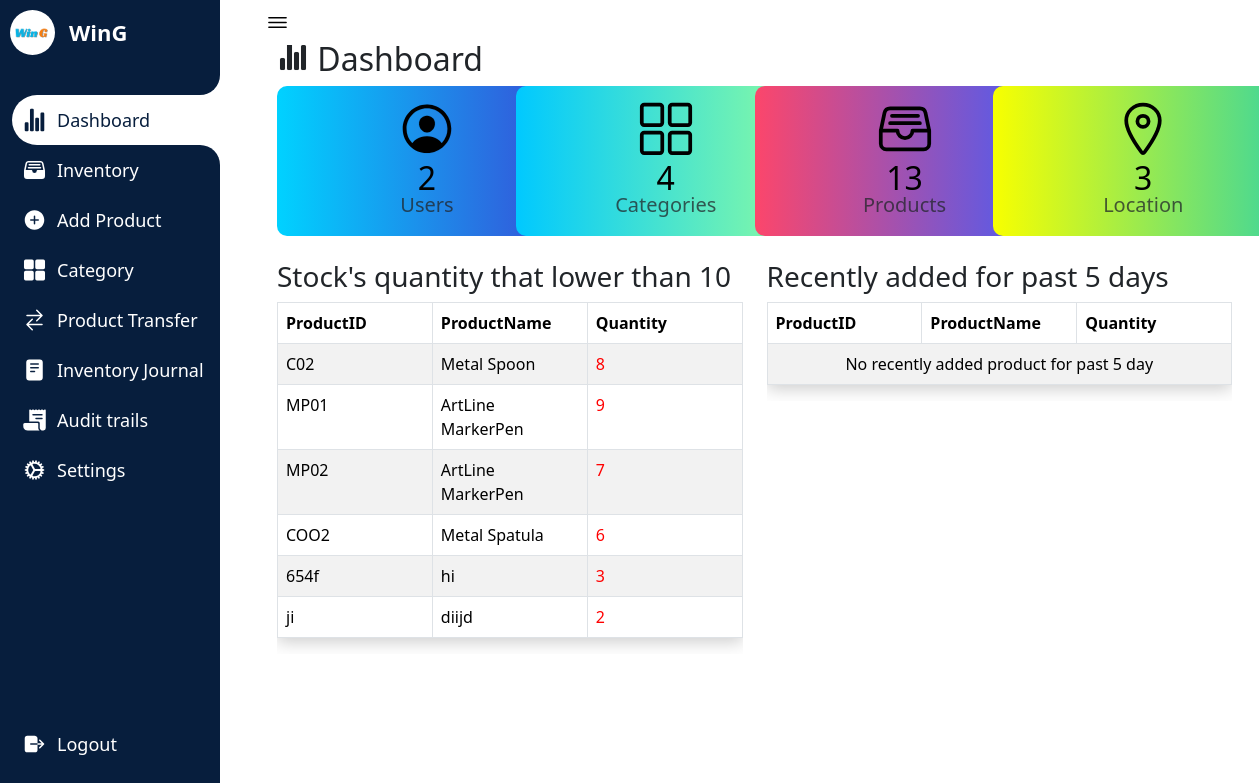
/Dashboard.php (signed in), run on the app's committed database.
### tables this page shows
CREATE TABLE IF NOT EXISTS `companyprofile` (
  `id` int(11) NOT NULL AUTO_INCREMENT,
  `name` varchar(250) NOT NULL,
  `profilepicture` varchar(1000) DEFAULT NULL,
  PRIMARY KEY (`id`)
);

CREATE TABLE IF NOT EXISTS `inventory` (
  `id` varchar(200) NOT NULL,
  `name` varchar(200) NOT NULL,
  `quantity` int(20) NOT NULL,
  `unitprice` decimal(20,2) NOT NULL,
  `variant` varchar(200) DEFAULT NULL,
  `description` varchar(300) NOT NULL,
  `category` varchar(200) NOT NULL,
  `status` varchar(200) NOT NULL,
  `image` varchar(200) NOT NULL,
  `addeddate` timestamp NOT NULL,
  PRIMARY KEY (`id`)
);

### config.php (called while the page is built, shortened)
<?php
$servername = "localhost";
$username = "root";
$password = "";
$dbname = "inventorymanagementsystem";
$conn = mysqli_connect($servername, $username, $password, $dbname);
if (!function_exists('count_by_id')) {
    function count_by_id($table)
    {
        global $conn;
        $query = "SELECT COUNT(*) AS count FROM $table";
        $result = mysqli_query($conn, $query);
        $row = mysqli_fetch_assoc($result);
        return $row['count'];
    }
}
?>

### lowstock.php (the view, shortened to what this page needs)
<?php
require 'config.php';
$sql = "SELECT id, name, quantity FROM inventory WHERE quantity < 10";
$result = mysqli_query($conn, $sql);
if ($result) {
    while ($row = mysqli_fetch_assoc($result)) {
        echo "<tr>";
        echo "<td>" . $row['id'] . "</td>";
        echo "<td>" . $row['name'] . "</td>";
        $quantityColor = ($row['quantity'] < 10) ? 'color: red;' : '';
        echo "<td style='$quantityColor'>" . $row['quantity'] . "</td>";
        echo "</tr>";
    }
} else {
    echo '
    <tr>
        <td colspan="5"><center>Record Not Found</center></td>
    </tr>';
}
?>

### Dashboard.php (shortened to what this page needs)
<?php
require_once "config.php";
$c_category = count_by_id('category');
$c_inventory = count_by_id('inventory');
$c_users = count_by_id('users');
$c_location= count_by_id('location');
$companyId = 1;
$query = "SELECT * FROM companyprofile WHERE id = ?";
$stmt = mysqli_prepare($conn, $query);
mysqli_stmt_bind_param($stmt, "i", $companyId);
mysqli_stmt_execute($stmt);
$result = mysqli_stmt_get_result($stmt);
$companyProfile = mysqli_fetch_assoc($result);
$companyProfileImagePath = $companyProfile['profilepicture'];
$companyName = $companyProfile['name'];
?>
<!DOCTYPE html>
<html lang="en">
<head>
    <link rel="stylesheet" href="testin3.css">
    <link href="https://cdn.jsdelivr.net/npm/bootstrap@5.3.1/dist/css/bootstrap.min.css" rel="stylesheet">
</head>
<body>
<nav>
<div class="logo">
<div class="logo-image">
    <?php
    if (!empty($companyProfileImagePath)) {
        echo '<img src="' . $companyProfileImagePath . '" alt="Company Logo" class="logoimage">';
    } else {
        echo '<img src="path/to/placeholder/image.jpg" alt="No Image" style="">';
    }
    ?>
</div>
    <div class="logo-name">
    <?php echo $companyName; ?>
    </div>
</div>
        <div class="menu-items">
            <ul class="navLinks">
            <li class="navList active">
    <a href="Dashboard.php">
    <ion-icon name="stats-chart"></ion-icon>
        <span class="links">Dashboard</span>
    </a>
</li>
<li class="navList">
    <a href="Inventory.php">
        <ion-icon name="file-tray-full"></ion-icon>
        <span class="links">Inventory</span>
    </a>
</li>
<li class="navList">
    <a href="Product.php">
        <ion-icon name="add-circle"></ion-icon>
        <span class="links">Add Product</span>
    </a>
</li>
    <li class="navList">
        <a href="Category.php">
            <ion-icon name="grid"></ion-icon>
            <span class="links">Category</span>
        </a>
    </li>
    <li class="navList">
        <a href="Order.php">
        <ion-icon name="swap-horizontal"></ion-icon>
            <span class="links">Product Transfer</span>
        </a>
    </li>
    <li class="navList">
        <a href="Reports.php">
            <ion-icon name="reader"></ion-icon>
            <span class="links">Inventory Journal</span>
        </a>
    </li>
    <li class="navList">
        <a href="audittrails.php">
        <ion-icon name="receipt"></ion-icon>
            <span class="links">Audit trails</span>
        </a>
    </li>
    <li class="navList">
        <a href="Settings.php">
            <ion-icon name="cog"></ion-icon>
            <span class="links">Settings</span>
        </a>
    </li>
            </ul>
            <ul class="bottom-link">
                <li>
                <a href="logout.php">
                    <ion-icon name="log-out"></ion-icon>
                    <span class="links">Logout</span>
                </a>
                </li>
        </div>
    </nav>
    <section class="dashboard">
        <div class="top">
            <ion-icon class="navToggle" name="menu-outline"></ion-icon>
        </div>
        <div class="content-wrapper">
        <div class="container">
        <div class="row">
                <div class="col-lg-12 col-offset-2">
            <h2><ion-icon name="stats-chart"></ion-icon>   Dashboard</h2>
     <div style="display:flex;">
     <div class="col-md-3">
     <a href="viewaccount.php" class="boxdash" style="background: linear-gradient(90deg, #00d2ff 0%, #3a47d5 100%);">
    <ion-icon name="person-circle-outline" style="font-size: 5em;"></ion-icon>
    <div>
        <h2 class="margin-top"><?php echo $c_users; ?></h2>
        <p class="text-muted">Users</p>
    </div>
</a>
</div>
<div class="col-md-3">
	<a href="Category.php" class="boxdash" style="background: linear-gradient(90deg, #00C9FF 0%, #92FE9D 100%);">
    <ion-icon name="grid-outline" style="font-size: 5em;"></ion-icon>
    <div>
          <h2 class="margin-top"> <?php  echo $c_category; ?> </h2>
          <p class="text-muted">Categories</p>
</div>
	</a>
</div>
<div class="col-md-3">
	<a href="Inventory.php" class="boxdash" style="background: linear-gradient(90deg, #FC466B 0%, #3F5EFB 100%);">
    <ion-icon name="file-tray-full-outline" style="font-size: 5em;"></ion-icon>
    <div>
          <h2 class="margin-top"> <?php  echo $c_inventory; ?> </h2>
          <p class="text-muted">Products</p>
</div>
	</a>
</div>
<div class="col-md-3">
    <a href="viewlocation.php" class="boxdash" style="background: linear-gradient(90deg, #f8ff00 0%, #3ad59f 100%); margin-left:auto;">
    <ion-icon name="location-outline" style="font-size: 5em;"></ion-icon>
    <div>
          <h2 class="margin-top"> <?php  echo $c_location; ?> </h2>
          <p class="text-muted">Location</p>
</div>
	</a>
</div>
</div>
<br>
<div class="row" id="lightgallery">
    <div class="col-md-6">
        <h3>Stock's quantity that lower than 10</h3>
                    <div class="table-responsive">
                        <table class="table table-bordered table-striped">
                            <thead class="alert-info">
                                <tr>
                                <th class="fixed-column">ProductID</th>
                                    <th class="fixed-column">ProductName</th>
                                    <th class="fixed-column">Quantity</th>
                                </tr>
                            </thead>
                            <tbody>
                              <?php include 'lowstock.php' ?>
                            </tbody>
                        </table>
                    </div>
                </div>
                <div class="col-md-6">
                <h3>Recently added for past 5 days</h3>
                    <div class="table-responsive">
                        <table class="table table-bordered table-striped">
                            <thead class="alert-info">
                                <tr>
                                <th class="fixed-column">ProductID</th>
                                    <th class="fixed-column">ProductName</th>
                                    <th class="fixed-column">Quantity</th>
                                </tr>
                            </thead>
                            <tbody>
                            <?php include 'recentlyadded.php' ?>
                            </tbody>
                        </table>
                    </div>
                </div>
</div>
</div>
                </div>
</div>
</div>
    </section>
</body>
</html>

### testin3.css (style rules this page uses)
* { margin: 0; padding: 0; box-sizing: border-box; }
:root { --primary-color:#071e3d; --nav-color: #071e3d; --dash-color: #fff; --logo-color: #fff; --text-color: #000; --text-color-light: #333; --white: #fff; --border-color: #ccc; --toggle-color: #fff; --title-icon-color: #fff; --time-03: all 0.3s linear; --time-02: all 0.2s linear; }
body { width: 100%; min-height: 100vh; background-color: var(--dash-color); font-family: 'Poppins', sans-serif; }
nav { position: fixed; top: 0; left: 0; height: 100%; width: 220px; background-color: var(--nav-color); padding: 10px 0 10px 10px; transition: var(--time-03); }
nav .logo { display: flex; align-items: center; }
.logoimage { border-radius:50%; }
nav .logo-image { width: 45px; height: 45px; border-radius: 50%; }
nav .logo-image img { width: 45px; height: 45px; object-fit: cover; }
nav .logo .logo-name { font-size: 22px; font-weight: 600; color: var(--logo-color); margin-left: 14px; white-space: nowrap; transition: var(--time-02); }
nav .menu-items { margin-top: 40px; display: flex; flex-direction: column; height: calc(100% - 90px); justify-content: space-between; }
nav .menu-items li { list-style: none; }
nav .menu-items li a { display: flex; align-items: center; margin-left:-30px; height: 50px; text-decoration: none; }
nav .menu-items li.active a { border-top-left-radius: 25px; border-bottom-left-radius: 25px; position: relative; }
nav .menu-items li a ion-icon { color: var(--white); font-size: 24px; min-width: 45px; }
nav .menu-items li a .links { font-size: 18px; color: var(--white); transition: var(--time-02); }
nav .menu-items li.active a { background-color: var(--dash-color); }
nav .menu-items li.active a:before { content: ''; position: absolute; width: 40px; height: 40px; right: 0; top: -40px; border-radius: 50%; box-shadow: 20px 20px var(--dash-color); pointer-events: none; }
nav .menu-items li.active a:after { content: ''; position: absolute; width: 40px; height: 40px; right: 0; bottom: -40px; border-radius: 50%; box-shadow: 20px -20px var(--dash-color); pointer-events: none; }
nav .menu-items li.active a .links { color: var(--primary-color); }
nav .menu-items li.active a ion-icon { color: var(--primary-color); }
.dashboard { position: relative; left: 250px; width: calc(100% - 250px); min-height: 100vh; background-color: var(--dash-color); padding: 10px 15px; transition: var(--time-03); }
.dashboard .top { position: fixed; background-color: var(--dash-color); display: flex; justify-content: space-between; align-items: center; left: 250px; top: 0; padding: 10px 15px; width: calc(100% - 250px); transition: var(--time-03); z-index: 100; }
.dashboard .top .navToggle { font-size: 25px; color: var(--text-color); cursor: pointer; }
.container { padding:1%; background-color: white; margin-top:5%; transition: border-radius 0.5s cubic-bezier(0.175, 0.885, 0.32, 1.275); }
.content-wrapper { margin-top:-30px; }
.dashboard .content-wrapper { top: 0; transition: var(--time-03); }
.fixed-column { width: 100px; max-width: 100px; overflow: hidden; white-space: nowrap; text-overflow: ellipsis; }
.boxdash { width: 300px; height: 150px; margin-right: 10px; color: black; text-decoration: none; border-radius: 10px; justify-content: center; align-items: center; display: flex; flex-direction: column; text-align: center; padding-top:13px; }
.text-muted { font-size:20px; margin-top:-15px; }
table { box-shadow: 0 4px 16px rgba(0, 0, 0, 0.2); }

### data on the page
companyprofile: profilepicture (picture), name "WinG"
inventory: id "C02", name "Metal Spoon", quantity "8"
inventory: id "MP01", name "ArtLine MarkerPen", quantity "9"
inventory: id "MP02", name "ArtLine MarkerPen", quantity "7"
inventory: id "COO2", name "Metal Spatula", quantity "6"
inventory: id "654f", name "hi", quantity "3"
inventory: id "ji", name "diijd", quantity "2"

### other printed values
$c_users "2"
$c_category "4"
$c_inventory "13"
$c_location "3"
